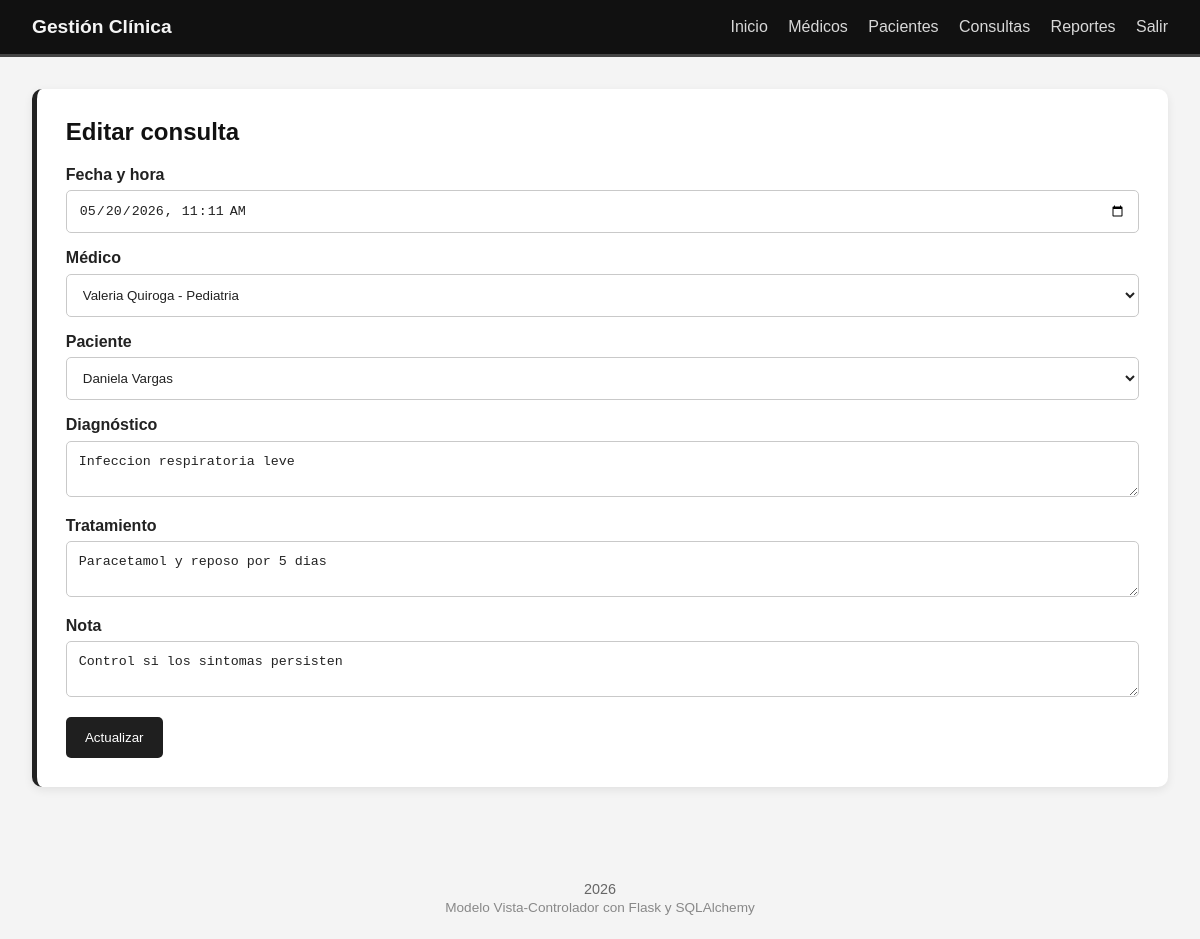
Screenshot of /consultas/editar/2 (signed in) with the database file from the repository.
### models/__init__.py (models this page shows)
class Consulta(db.Model):
    id = db.Column(db.Integer, primary_key=True)
    fecha = db.Column(db.DateTime, nullable=False)
    diagnostico = db.Column(db.Text, nullable=False)
    tratamiento = db.Column(db.Text, nullable=False)
    nota = db.Column(db.String(255), nullable=True)
    medico_id = db.Column(db.Integer, db.ForeignKey("doctor.id"), nullable=False)
    paciente_id = db.Column(db.Integer, db.ForeignKey("patient.id"), nullable=False)

class Doctor(db.Model):
    id = db.Column(db.Integer, primary_key=True)
    nombre = db.Column(db.String(120), nullable=False)
    especialidad = db.Column(db.String(120), nullable=False)
    telefono = db.Column(db.String(30), nullable=False)
    correo = db.Column(db.String(120), unique=True, nullable=False)
    consultas = db.relationship("Consulta", backref="doctor", lazy=True)

class Patient(db.Model):
    id = db.Column(db.Integer, primary_key=True)
    nombre = db.Column(db.String(120), nullable=False)
    edad = db.Column(db.Integer, nullable=False)
    direccion = db.Column(db.String(255), nullable=False)
    telefono = db.Column(db.String(30), nullable=False)
    consultas = db.relationship("Consulta", backref="paciente", lazy=True)

### controllers/consulta_controller.py (the view, shortened to what this page needs)
@consulta_bp.route("/editar/<int:consulta_id>", methods=["GET", "POST"])
@login_required
def editar(consulta_id):
    consulta = Consulta.query.get_or_404(consulta_id)
    doctores = Doctor.query.order_by(Doctor.nombre).all()
    pacientes = Patient.query.order_by(Patient.nombre).all()
    return render_template("consultas/edit.html", consulta=consulta, doctores=doctores, pacientes=pacientes)

### templates/consultas/edit.html
{% extends "base.html" %}
{% block content %}
<section>
    <h2>Editar consulta</h2>
    <form method="post" action="{{ url_for('consulta.editar', consulta_id=consulta.id) }}">
        <label>Fecha y hora</label>
        <input type="datetime-local" name="fecha" value="{{ consulta.fecha.strftime('%Y-%m-%dT%H:%M') }}" required />
        <label>Médico</label>
        <select name="medico_id" required>
            {% for doctor in doctores %}
            <option value="{{ doctor.id }}" {% if doctor.id == consulta.medico_id %}selected{% endif %}>{{ doctor.nombre }} - {{ doctor.especialidad }}</option>
            {% endfor %}
        </select>
        <label>Paciente</label>
        <select name="paciente_id" required>
            {% for paciente in pacientes %}
            <option value="{{ paciente.id }}" {% if paciente.id == consulta.paciente_id %}selected{% endif %}>{{ paciente.nombre }}</option>
            {% endfor %}
        </select>
        <label>Diagnóstico</label>
        <textarea name="diagnostico" required>{{ consulta.diagnostico }}</textarea>
        <label>Tratamiento</label>
        <textarea name="tratamiento" required>{{ consulta.tratamiento }}</textarea>
        <label>Nota</label>
        <textarea name="nota">{{ consulta.nota or '' }}</textarea>
        <button type="submit">Actualizar</button>
    </form>
</section>
{% endblock %}

### static/style.css (style rules this page uses)
body { margin: 0; font-family: Arial, sans-serif; background: #f4f4f4; color: #222; }
section { background: #ffffff; padding: 1.8rem; border-radius: 10px; box-shadow: 0 3px 10px rgba(0,0,0,0.08); margin-bottom: 1.5rem; border-left: 5px solid #222; }
h2 { margin-top: 0; color: #111; }
form label { display: block; margin-top: 1rem; font-weight: bold; color: #222; }
input, select, textarea { width: 100%; padding: 0.75rem; border: 1px solid #c9c9c9; border-radius: 5px; margin-top: 0.4rem; box-sizing: border-box; background: #ffffff; color: #222; }
button, .button { background: #1f1f1f; color: #ffffff; border: none; padding: 0.8rem 1.2rem; border-radius: 5px; cursor: pointer; display: inline-block; text-decoration: none; margin-top: 1rem; transition: 0.3s; }

### rows the page displays
Consulta: fecha "05/20/2026 11:11", medico_id "Valeria Quiroga - Pediatria", paciente_id "Daniela Vargas", diagnostico "Infeccion respiratoria leve", tratamiento "Paracetamol y reposo por 5 dias", nota "Control si los sintomas persisten"
